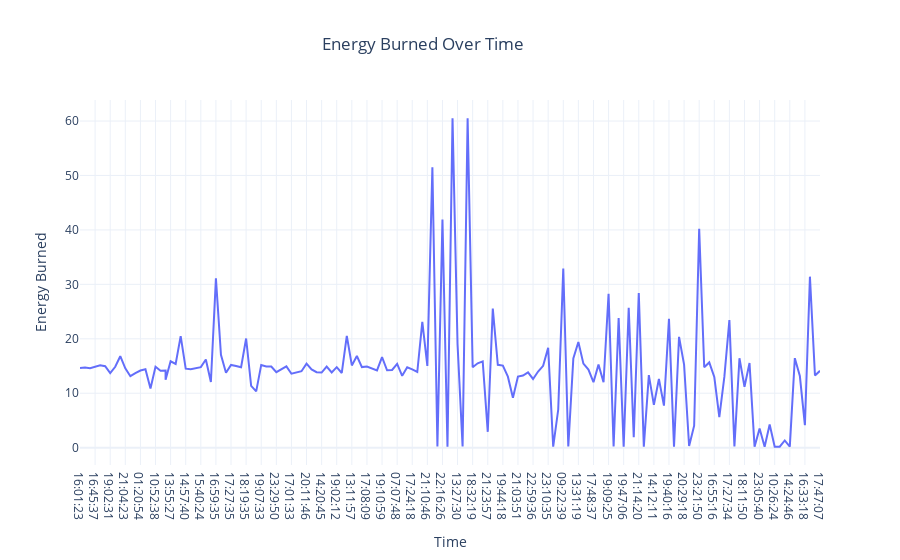

Notebook code cell kept with this figure:
### Code cell
# Now, let’s have a look at my energy burned over time:



# Energy Burned Over Time

fig = px.line(df, x="Time",

               y="Energy Burned",

               title="Energy Burned Over Time")
fig.update_layout(title_x=0.47)

fig.show()

### Figure 1 — Plotly figure (JSON) as saved in the notebook; plotly's stock layout.template omitted (floating-point values rounded to 4 significant figures; data arrays with more than 128 entries replaced by an {"elided": "..."} marker saying what was removed)
{"data": [{"hovertemplate": "Time=%{x}<br>Energy Burned=%{y}<extra></extra>", "legendgroup": "", "line": {"color": "#636efa", "dash": "solid"}, "marker": {"symbol": "circle"}, "mode": "lines", "name": "", "orientation": "v", "showlegend": false, "type": "scatter", "x": {"elided": "149 str values"}, "xaxis": "x", "y": {"elided": "149 float values"}, "yaxis": "y"}], "layout": {"autosize": true, "legend": {"tracegroupgap": 0}, "title": {"text": "Energy Burned Over Time", "x": 0.47}, "xaxis": {"anchor": "y", "autorange": true, "domain": [0, 1], "range": [0, 147], "title": {"text": "Time"}, "type": "category"}, "yaxis": {"anchor": "x", "autorange": true, "domain": [0, 1], "range": [-3.181, 63.87], "title": {"text": "Energy Burned"}, "type": "linear"}}}
